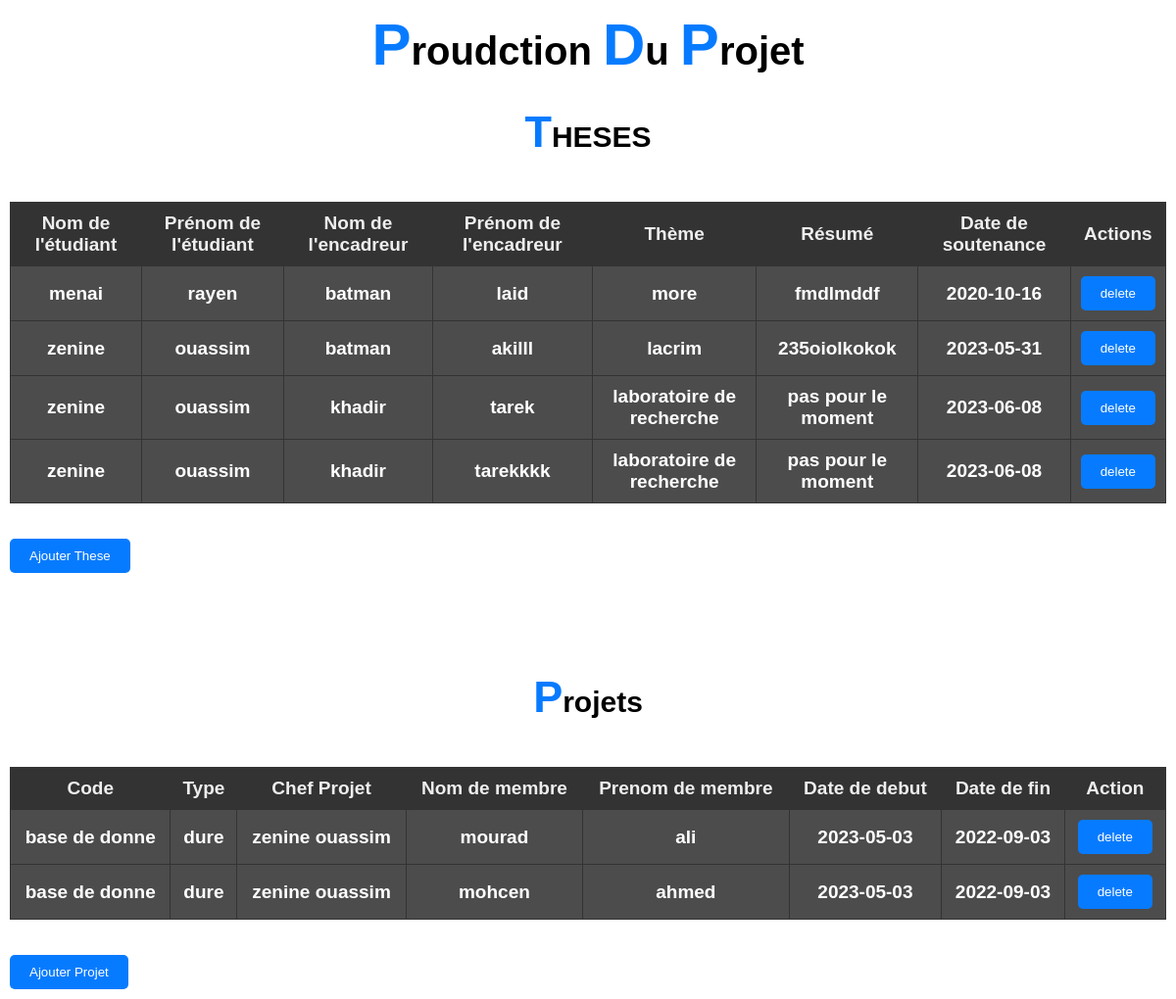
Screenshot of /affthese.php with the database file from the repository.
### tables this page shows
CREATE TABLE `these_etudiant_encadreur` (
  `id` int(11) NOT NULL,
  `these_id` int(11) NOT NULL,
  `etudiant_id` int(11) NOT NULL,
  `encadreur_id` int(11) NOT NULL
);

CREATE TABLE `etudiant` (
  `id_et` int(11) NOT NULL,
  `nom` varchar(255) NOT NULL,
  `prenom` varchar(255) NOT NULL
);

CREATE TABLE `encadreur` (
  `id_ec` int(11) NOT NULL,
  `nom` varchar(255) NOT NULL,
  `prenom` varchar(255) NOT NULL
);

CREATE TABLE `these` (
  `id_t` int(11) NOT NULL,
  `etudiant_id` int(11) NOT NULL,
  `encadreur_id` int(11) NOT NULL,
  `theme` text NOT NULL,
  `resume` text NOT NULL,
  `date_soutenance` date DEFAULT NULL
);

CREATE TABLE `mombre` (
  `id_m` int(11) NOT NULL,
  `projet_id` int(11) NOT NULL,
  `nom` varchar(255) NOT NULL,
  `prenom` varchar(255) NOT NULL
);

CREATE TABLE `projet` (
  `id_p` int(11) NOT NULL,
  `code` varchar(255) NOT NULL,
  `type` varchar(255) NOT NULL,
  `chefprojet` varchar(255) NOT NULL,
  `date_debut` date NOT NULL,
  `date_fin` date DEFAULT NULL
);

### affthese.php (the view, shortened to what this page needs)
<?php
include 'conn.php';
$sql = "SELECT these_etudiant_encadreur.id, these.id_t, these.theme, these.resume, these.date_soutenance, etudiant.nom AS etudiant_nom, etudiant.prenom AS etudiant_prenom, encadreur.nom AS encadreur_nom, encadreur.prenom AS encadreur_prenom
FROM these_etudiant_encadreur
INNER JOIN these ON these_etudiant_encadreur.these_id = these.id_t
INNER JOIN etudiant ON these_etudiant_encadreur.etudiant_id = etudiant.id_et
INNER JOIN encadreur ON these_etudiant_encadreur.encadreur_id = encadreur.id_ec";
$result = mysqli_query($con, $sql);
$sql2 = "SELECT projet.id_p, projet.code, projet.type, projet.chefprojet, projet.date_debut, projet.date_fin, mombre.nom AS membre_nom, mombre.prenom AS membre_prenom, mombre.id_m AS idd
 FROM projet
 INNER JOIN mombre ON mombre.projet_id = projet.id_p";
$rst=mysqli_query($con,$sql2);
?>
<!DOCTYPE html>
<html lang="en">
<head>
    <link rel="stylesheet" href="https://cdnjs.cloudflare.com/ajax/libs/font-awesome/6.2.1/css/all.min.css" /><meta http-equiv="X-UA-Compatible" content="ie=edge">
    <link rel="stylesheet" href="des2.css">
    <header>
        <a href="#" class="logo"><span>P</span>roudction <span>D</span>u <span>P</span>rojet </a>
    </header>
</head>
<body >
    <main class="table">
        <br>
        <section class="table__header">
            <h1 > <span>T</span>HESES </h1>
        </section>
        <section class="table__body">
        <table>
                <thead>
                    <tr>
                        <th>Nom de l'étudiant</th>
                        <th>Prénom de l'étudiant</th>
                        <th>Nom de l'encadreur</th>
                        <th>Prénom de l'encadreur</th>
                        <th>Thème</th>
                        <th>Résumé</th>
                        <th>Date de soutenance</th>
                        <th>Actions</th>
                    </tr>
                </thead>
                <tbody>
                    <?php
                    while ($row = mysqli_fetch_assoc($result)) {
                        ?>
                        <tr>
                            <td><?php echo $row['etudiant_nom']; ?></td>
                            <td><?php echo $row['etudiant_prenom']; ?></td>
                            <td><?php echo $row['encadreur_nom']; ?></td>
                            <td><?php echo $row['encadreur_prenom']; ?></td>
                            <td><?php echo $row['theme']; ?></td>
                            <td><?php echo $row['resume']; ?></td>
                            <td><?php echo $row['date_soutenance']; ?></td>
                            <td>
                                <?php $id=$row['id']; ?>
                                <?php echo'<button><a href="suppthese.php?id='.$id.'">delete</a></button>'   ?>
                            </td>
                        </tr>
                        <?php
                    }
                    ?>
                </tbody>
            </table><br>
            <br> <button  type="submit"> <a href="ajouterth.php"> Ajouter These</a></button>
    </main>
    <section class="table__header">
            <h1><span>P</span>rojets</h1>
        </section>
        <section class="table__body">
        <table>
            <thead>
                    <tr>
                        <th>Code</th>
                        <th>Type</th>
                        <th>Chef Projet</th>
                        <th>Nom de membre</th>
                        <th>Prenom de membre</th>
                        <th>Date de debut</th>
                        <th>Date de fin</th>
                        <th>Action</th>
                    </tr>
                </thead>
                <tbody>
                    <?php
                    while ($row = mysqli_fetch_assoc($rst)) {
                        ?>
                        <tr>
                            <td><?php echo $row['code']; ?></td>
                            <td><?php echo $row['type']; ?></td>
                            <td><?php echo $row['chefprojet']; ?></td>
                            <td><?php echo $row['membre_nom']; ?></td>
                            <td><?php echo $row['membre_prenom']; ?></td>
                            <td><?php echo $row['date_debut']; ?></td>
                            <td><?php echo $row['date_fin']; ?></td>
                            <td>
                                <?php $idd=$row['idd']; ?>
                                <?php echo'<button><a href="suppprojet.php?id='.$idd.'">delete</a></button>'   ?>
                            </td>
                        </tr>
                        <?php
                    }
                    ?>
                </tbody></section>
            </table><br>
            <br> <button  type="submit"> <a href="ajouterpr.php"> Ajouter Projet</a></button>
</body>
</html>

### des2.css (style rules this page uses)
* { margin: 0px; padding: 0px; box-sizing: border-box; font-family: 'poppins', sans-serif; scroll-behavior: smooth; }
body { background-image: url(./images/photo-1530293959042-0aac487c21e3.jfif); background-size: cover; background-position: center; background-repeat: no-repeat; background-attachment: fixed; font-family: Arial, sans-serif; margin: 0; padding: 0; }
header { display: flex; justify-content: space-evenly; align-items: center; padding: 11px; color: #000; position: absolute; top: 0; left: 0; right: 0; z-index: 1; }
header a.logo { font-size: 40px; font-weight: bold; text-decoration: none; color: #000; }
button { background-color: #077BFF; color: #fff; border: none; border-radius: 5px; padding: 10px 20px; cursor: pointer; }
button a { color: #fff; text-decoration: none; }
.table__header h1 { color: #000; font-size: 30px; font-weight: bold; padding: 10px; text-align: center; margin-top: 81px; }
.table__body { background-color: rgba(18, 107, 223, 0); padding: 10px; margin-top: 25px; }
table { width: 100%; border-collapse: collapse; border: 1px solid #333; background-color: rgba(0, 0, 0, 0.7); color: #fff; }
table tr { padding: 18px; font-weight: bold; font-size: 19px; }
table th, table td { border: 1px solid #333; padding: 10px; text-align: center; }
table th { background-color: #333; color: #eeeeee; }
h1 { color: #000; font-size: 2em; font-weight: 300px; text-transform: capitalize; }
h1 { display: block; font-size: 1.5em; margin-block-start: 0.83em; margin-block-end: 0.83em; margin-inline-start: 0px; margin-inline-end: 0px; font-weight: bold; }
span { color: #077BFF; font-size: 1.5em; font-weight: 700px; }

### rows the page displays
these_etudiant_encadreur: etudiant.nom "menai", etudiant.prenom "rayen", encadreur.nom "batman", encadreur.prenom "laid", these.theme "more", these.resume "fmdlmddf", these.date_soutenance "2020-10-16"
these_etudiant_encadreur: etudiant.nom "zenine", etudiant.prenom "ouassim", encadreur.nom "batman", encadreur.prenom "akilll", these.theme "lacrim", these.resume "235oiolkokok", these.date_soutenance "2023-05-31"
these_etudiant_encadreur: etudiant.nom "zenine", etudiant.prenom "ouassim", encadreur.nom "khadir", encadreur.prenom "tarek", these.theme "laboratoire de recherche", these.resume "pas pour le moment", these.date_soutenance "2023-06-08"
these_etudiant_encadreur: etudiant.nom "zenine", etudiant.prenom "ouassim", encadreur.nom "khadir", encadreur.prenom "tarekkkk", these.theme "laboratoire de recherche", these.resume "pas pour le moment", these.date_soutenance "2023-06-08"
mombre: projet.code "base de donne", projet.type "dure", projet.chefprojet "zenine ouassim", nom "mourad", prenom "ali", projet.date_debut "2023-05-03", projet.date_fin "2022-09-03"
mombre: projet.code "base de donne", projet.type "dure", projet.chefprojet "zenine ouassim", nom "mohcen", prenom "ahmed", projet.date_debut "2023-05-03", projet.date_fin "2022-09-03"
